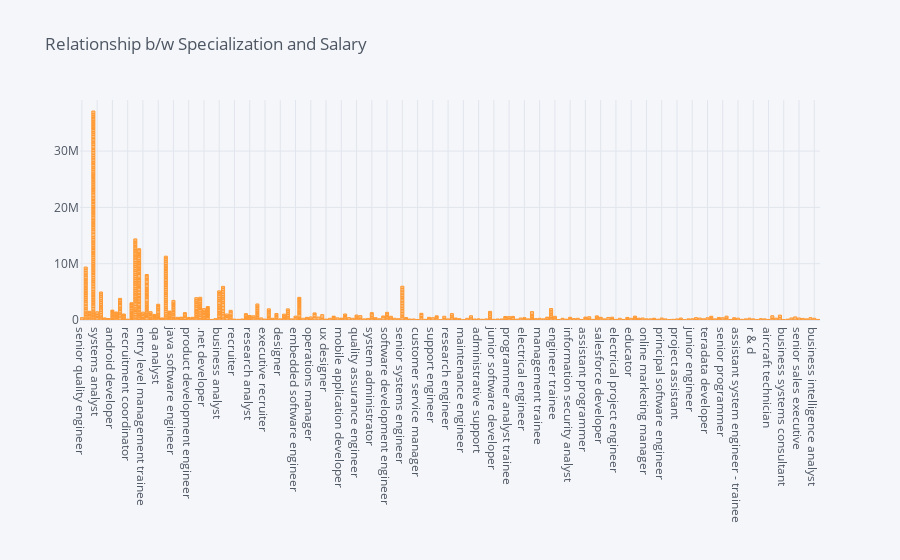

The notebook cell saved with this chart:
### Code cell
gender_female.iplot(kind='bar',mode ='markers',x='Designation',y='Salary',title='Relationship b/w Specialization and Salary ')

### Figure 1 — Plotly figure (JSON) as saved in the notebook; plotly's stock layout.template omitted (floating-point values rounded to 4 significant figures; data arrays with more than 128 entries replaced by an {"elided": "..."} marker saying what was removed)
{"data": [{"marker": {"color": "rgba(255, 153, 51, 0.6)", "line": {"color": "rgba(255, 153, 51, 1.0)", "width": 1}}, "name": "Salary", "orientation": "v", "text": "", "type": "bar", "x": {"elided": "839 str values"}, "y": {"elided": "839 int values"}}], "layout": {"legend": {"bgcolor": "#F5F6F9", "font": {"color": "#4D5663"}}, "paper_bgcolor": "#F5F6F9", "plot_bgcolor": "#F5F6F9", "title": {"font": {"color": "#4D5663"}, "text": "Relationship b/w Specialization and Salary "}, "xaxis": {"gridcolor": "#E1E5ED", "showgrid": true, "tickfont": {"color": "#4D5663"}, "title": {"font": {"color": "#4D5663"}, "text": ""}, "zerolinecolor": "#E1E5ED"}, "yaxis": {"gridcolor": "#E1E5ED", "showgrid": true, "tickfont": {"color": "#4D5663"}, "title": {"font": {"color": "#4D5663"}, "text": ""}, "zerolinecolor": "#E1E5ED"}}}
